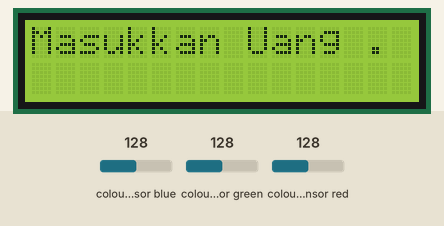
Recording of a sketch running on a simulated Arduino Uno, built with avr-gcc and run on an emulated ATmega328P. Shown: 16×2 character LCD. Wiring (inferred from the names in the program): TCS3200 colour sensor: output pin 10; S2 pin 12; S3 pin 11; S0 pin 8; S1 pin 9. The test bench sets the inputs (shaded band); at power-on: colour sensor red 128, colour sensor blue 128, colour sensor green 128. What the sketch prints to the serial monitor is not drawn.

Above: at 1.2 s.
1.3 s: colour sensor red set to 250
At 3.3 s:
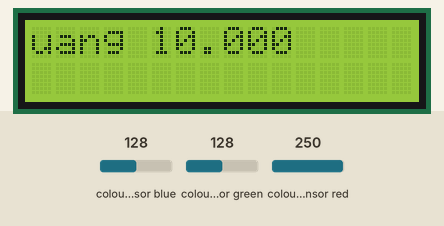
4.3 s: colour sensor blue set to 250
At 7.1 s:
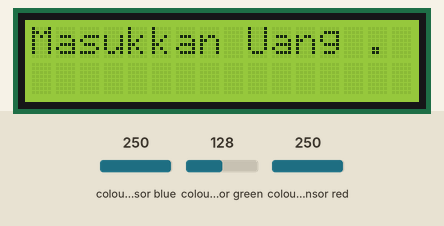
7.3 s: colour sensor blue set to 5
At 9.1 s:
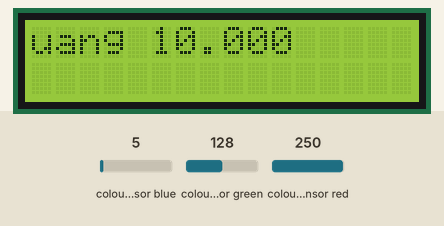
Timing chart, 0 to 10.6 s (numbered marks = the images above; inputs shaded):
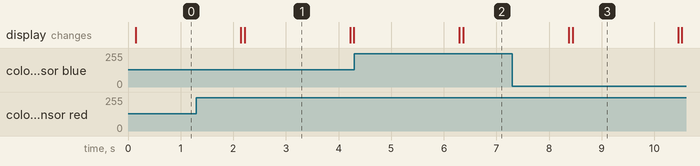

The sketch:

sensor_uanglcd.ino
```cpp
//YWROBOT
//Compatible with the Arduino IDE 1.0
//Library version:1.1
#include <Wire.h>
#include <LiquidCrystal_I2C.h>

LiquidCrystal_I2C lcd(0x27,16,2);  // set the LCD address to 0x27 for a 16 chars and 2 line display

const int s0 = 8;
const int s1 = 9;
const int s2 = 12;
const int s3 = 11;
const int out = 10;


// LED pins connected to Arduino
int Red=0, Blue=0, Green=0;  //RGB values

void setup() {
  lcd.init();
   lcd.backlight();
      pinMode(s0,OUTPUT);    //pin modes
   pinMode(s1,OUTPUT);
   pinMode(s2,OUTPUT);
   pinMode(s3,OUTPUT);
   pinMode(out,INPUT);

   Serial.begin(9600);   //intialize the serial monitor baud rate

   digitalWrite(s0,HIGH); //Putting S0/S1 on HIGH/HIGH levels means the output frequency scalling is at 100% (recommended)
   digitalWrite(s1,HIGH); //LOW/LOW is off HIGH/LOW is 20% and LOW/HIGH is  2%
}

void loop(){

  GetColors();                                     //Execute the GetColors function to get the value of each RGB color


                    //Depending of the RGB values given by the sensor we can define the color and displays it on the monitor

  if (Red <=15 && Green <=15 && Blue <=15){         //If the values are low it's likely the white color (all the colors are present)
      Serial.println("White");
             lcd.setCursor(0,0);
      lcd.print("Masukkan Uang . . .");
  lcd.setCursor(0,1);
      lcd.print("yang sesuai . . .");
  }
  else if (Red<Blue && Red<=Green && Red<23){      //if Red value is the lowest one and smaller thant 23 it's likely Red

      Serial.println("Red");
      lcd.setCursor(0,0);
      lcd.print("uang 10.000");
  }

  else if (Blue<Green && Blue<Red && Blue<20){    //Same thing for Blue
      Serial.println("Blue");
            lcd.setCursor(0,0);
      lcd.print("uang 50.000");
      }

  else if (Blue<Red && Green-Blue > 20  && Green-Blue<= 200){           //Green it was a little tricky, you can do it using the same method as above (the lowest), but here I used a reflective object
      Serial.println("UANG 5000");
      lcd.setCursor(0,0);
      lcd.print("uang 5000");
      }          //which means the blue value is very low too, so I decided to check the difference between green and blue and see if it's acceptable

  else{
     Serial.println("Unknown");                  //if the color is not recognized, you can add as many as you want
        lcd.setCursor(0,0);
      lcd.print("Masukkan Uang . . .");
  }

  delay(2000);                                   //2s delay you can modify if you want
  lcd.clear();


 // lcd.setCursor(0,1);
 // lcd.print("KelasRobot.com");
}
void GetColors()
{
  digitalWrite(s2, LOW);                                           //S2/S3 levels define which set of photodiodes we are using LOW/LOW is for RED LOW/HIGH is for Blue and HIGH/HIGH is for green
  digitalWrite(s3, LOW);
  Red = pulseIn(out, digitalRead(out) == HIGH ? LOW : HIGH);       //here we wait until "out" go LOW, we start measuring the duration and stops when "out" is HIGH again, if you have trouble with this expression check the bottom of the code
  delay(20);
  digitalWrite(s3, HIGH);                                         //Here we select the other color (set of photodiodes) and measure the other colors value using the same techinque
  Blue = pulseIn(out, digitalRead(out) == HIGH ? LOW : HIGH);
  delay(20);
  digitalWrite(s2, HIGH);
  Green = pulseIn(out, digitalRead(out) == HIGH ? LOW : HIGH);
  delay(20);
}
```

Measured:
- after the input at 1.3 s, the display: first differs from a run without the input after 0.92 s (image 1)
- after the input at 4.3 s, the display: first differs from a run without the input after 2.1 s (image 2)
- after the input at 7.3 s, the display: first differs from a run without the input after 1.1 s (image 3)
- what the display in image 1 shows lasts 2.0 s, from 2.2 s to 4.2 s
